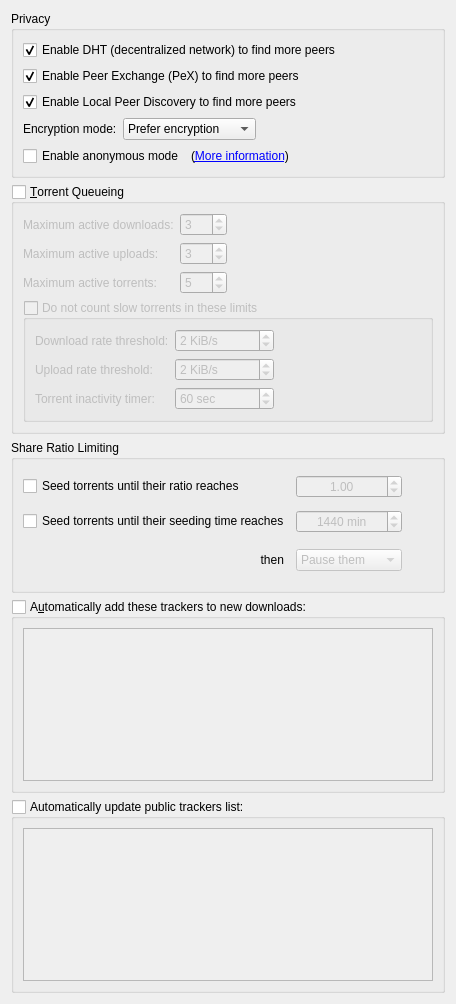
          <widget class="QWidget" name="scrollAreaWidgetContents_4">
           <property name="geometry">
            <rect>
             <x>0</x>
             <y>0</y>
             <width>456</width>
             <height>912</height>
            </rect>
           </property>
           <layout class="QVBoxLayout" name="verticalLayout_7">
            <item>
             <widget class="QGroupBox" name="AddBTFeaturesBox">
              <property name="title">
               <string>Privacy</string>
              </property>
              <layout class="QVBoxLayout" name="verticalLayout_14">
               <item>
                <widget class="QCheckBox" name="checkDHT">
                 <property name="text">
                  <string>Enable DHT (decentralized network) to find more peers</string>
                 </property>
                 <property name="checked">
                  <bool>true</bool>
                 </property>
                </widget>
               </item>
               <item>
                <widget class="QCheckBox" name="checkPeX">
                 <property name="toolTip">
                  <string>Exchange peers with compatible Bittorrent clients (µTorrent, Vuze, ...)</string>
                 </property>
                 <property name="text">
                  <string>Enable Peer Exchange (PeX) to find more peers</string>
                 </property>
                 <property name="checked">
                  <bool>true</bool>
                 </property>
                </widget>
               </item>
               <item>
                <widget class="QCheckBox" name="checkLSD">
                 <property name="toolTip">
                  <string>Look for peers on your local network</string>
                 </property>
                 <property name="text">
                  <string>Enable Local Peer Discovery to find more peers</string>
                 </property>
                 <property name="checked">
                  <bool>true</bool>
                 </property>
                </widget>
               </item>
               <item>
                <layout class="QHBoxLayout">
                 <item>
                  <widget class="QLabel" name="lbl_encryption">
                   <property name="text">
                    <string>Encryption mode:</string>
                   </property>
                  </widget>
                 </item>
                 <item>
                  <widget class="QComboBox" name="comboEncryption">
                   <item>
                    <property name="text">
                     <string>Prefer encryption</string>
                    </property>
                   </item>
                   <item>
                    <property name="text">
                     <string>Require encryption</string>
                    </property>
                   </item>
                   <item>
                    <property name="text">
                     <string>Disable encryption</string>
                    </property>
                   </item>
                  </widget>
                 </item>
                 <item>
                  <spacer>
                   <property name="orientation">
                    <enum>Qt::Horizontal</enum>
                   </property>
                   <property name="sizeHint" stdset="0">
                    <size>
                     <width>40</width>
                     <height>20</height>
                    </size>
                   </property>
                  </spacer>
                 </item>
                </layout>
               </item>
               <item>
                <layout class="QHBoxLayout" name="horizontalLayout_6">
                 <item>
                  <widget class="QCheckBox" name="checkAnonymousMode">
                   <property name="toolTip">
                    <string>Enable when using a proxy or a VPN connection</string>
                   </property>
                   <property name="text">
                    <string>Enable anonymous mode</string>
                   </property>
                  </widget>
                 </item>
                 <item>
                  <widget class="QLabel" name="label_anonymous">
                   <property name="text">
                    <string>(&lt;a href=&quot;https://github.com/qbittorrent/qBittorrent/wiki/Anonymous-Mode&quot;&gt;More information&lt;/a&gt;)</string>
                   </property>
                   <property name="openExternalLinks">
                    <bool>true</bool>
                   </property>
                  </widget>
                 </item>
                 <item>
                  <spacer name="horizontalSpacer_14">
                   <property name="orientation">
                    <enum>Qt::Horizontal</enum>
                   </property>
                   <property name="sizeHint" stdset="0">
                    <size>
                     <width>40</width>
                     <height>20</height>
                    </size>
                   </property>
                  </spacer>
                 </item>
                </layout>
               </item>
              </layout>
             </widget>
            </item>
            <item>
             <widget class="QGroupBox" name="checkEnableQueueing">
              <property name="title">
               <string>&amp;Torrent Queueing</string>
              </property>
              <property name="checkable">
               <bool>true</bool>
              </property>
              <property name="checked">
               <bool>false</bool>
              </property>
              <layout class="QGridLayout" name="gridLayout_2">
               <property name="bottomMargin">
                <number>9</number>
               </property>
               <item row="0" column="0">
                <widget class="QLabel" name="label_max_active_dl">
                 <property name="text">
                  <string>Maximum active downloads:</string>
                 </property>
                </widget>
               </item>
               <item row="0" column="1">
                <widget class="QSpinBox" name="spinMaxActiveDownloads">
                 <property name="minimum">
                  <number>-1</number>
                 </property>
                 <property name="maximum">
                  <number>999</number>
                 </property>
                 <property name="value">
                  <number>3</number>
                 </property>
                </widget>
               </item>
               <item row="1" column="0">
                <widget class="QLabel" name="label_max_active_up">
                 <property name="text">
                  <string>Maximum active uploads:</string>
                 </property>
                </widget>
               </item>
               <item row="1" column="1">
                <widget class="QSpinBox" name="spinMaxActiveUploads">
                 <property name="minimum">
                  <number>-1</number>
                 </property>
                 <property name="maximum">
                  <number>999</number>
                 </property>
                 <property name="value">
                  <number>3</number>
                 </property>
                </widget>
               </item>
               <item row="2" column="0">
                <widget class="QLabel" name="maxActiveTorrents_lbl">
                 <property name="text">
                  <string>Maximum active torrents:</string>
                 </property>
                </widget>
               </item>
               <item row="2" column="1">
                <widget class="QSpinBox" name="spinMaxActiveTorrents">
                 <property name="minimum">
                  <number>-1</number>
                 </property>
                 <property name="maximum">
                  <number>999</number>
                 </property>
                 <property name="value">
                  <number>5</number>
                 </property>
                </widget>
               </item>
               <item row="1" column="2">
                <spacer name="horizontalSpacer_2">
                 <property name="orientation">
                  <enum>Qt::Horizontal</enum>
                 </property>
                 <property name="sizeHint" stdset="0">
                  <size>
                   <width>40</width>
                   <height>20</height>
                  </size>
                 </property>
                </spacer>
               </item>
               <item row="0" column="2">
                <spacer name="horizontalSpacer_7">
                 <property name="orientation">
                  <enum>Qt::Horizontal</enum>
                 </property>
                 <property name="sizeHint" stdset="0">
                  <size>
                   <width>40</width>
                   <height>20</height>
                  </size>
                 </property>
                </spacer>
               </item>
               <item row="2" column="2">
                <spacer name="horizontalSpacer_11">
                 <property name="orientation">
                  <enum>Qt::Horizontal</enum>
                 </property>
                 <property name="sizeHint" stdset="0">
                  <size>
                   <width>40</width>
                   <height>20</height>
                  </size>
                 </property>
                </spacer>
               </item>
               <item row="3" column="0" colspan="3">
                <widget class="QGroupBox" name="checkIgnoreSlowTorrentsForQueueing">
                 <property name="title">
                  <string>Do not count slow torrents in these limits</string>
                 </property>
                 <property name="checkable">
                  <bool>true</bool>
                 </property>
                 <property name="checked">
                  <bool>false</bool>
                 </property>
                 <layout class="QGridLayout" name="gridLayout_13">
                  <item row="2" column="2">
                   <spacer name="horizontalSpacer_21">
                    <property name="orientation">
                     <enum>Qt::Horizontal</enum>
                    </property>
                    <property name="sizeHint" stdset="0">
                     <size>
                      <width>40</width>
                      <height>20</height>
                     </size>
                    </property>
                   </spacer>
                  </item>
                  <item row="0" column="1">
                   <widget class="QSpinBox" name="spinDownloadRateForSlowTorrents">
                    <property name="suffix">
                     <string> KiB/s</string>
                    </property>
                    <property name="maximum">
                     <number>2000000</number>
                    </property>
                    <property name="value">
                     <number>2</number>
                    </property>
                   </widget>
                  </item>
                  <item row="1" column="1">
                   <widget class="QSpinBox" name="spinUploadRateForSlowTorrents">
                    <property name="suffix">
                     <string> KiB/s</string>
                    </property>
                    <property name="maximum">
                     <number>2000000</number>
                    </property>
                    <property name="value">
                     <number>2</number>
                    </property>
                   </widget>
                  </item>
                  <item row="1" column="0">
                   <widget class="QLabel" name="labelUploadRateForSlowTorrents">
                    <property name="text">
                     <string>Upload rate threshold:</string>
                    </property>
                   </widget>
                  </item>
                  <item row="0" column="0">
                   <widget class="QLabel" name="labelDownloadRateForSlowTorrents">
                    <property name="text">
                     <string>Download rate threshold:</string>
                    </property>
                   </widget>
                  </item>
                  <item row="0" column="2">
                   <spacer name="horizontalSpacer_9">
                    <property name="orientation">
                     <enum>Qt::Horizontal</enum>
                    </property>
                    <property name="sizeHint" stdset="0">
                     <size>
                      <width>40</width>
                      <height>20</height>
                     </size>
                    </property>
                   </spacer>
                  </item>
                  <item row="1" column="2">
                   <spacer name="horizontalSpacer_15">
                    <property name="orientation">
                     <enum>Qt::Horizontal</enum>
                    </property>
                    <property name="sizeHint" stdset="0">
                     <size>
                      <width>40</width>
                      <height>20</height>
                     </size>
                    </property>
                   </spacer>
                  </item>
                  <item row="2" column="1">
                   <widget class="QSpinBox" name="spinSlowTorrentsInactivityTimer">
                    <property name="suffix">
                     <string extracomment="seconds"> sec</string>
                    </property>
                    <property name="minimum">
                     <number>1</number>
                    </property>
                    <property name="maximum">
                     <number>999999</number>
                    </property>
                    <property name="value">
                     <number>60</number>
                    </property>
                   </widget>
                  </item>
                  <item row="2" column="0">
                   <widget class="QLabel" name="labelSlowTorrentInactivityTimer">
                    <property name="text">
                     <string>Torrent inactivity timer:</string>
                    </property>
                   </widget>
                  </item>
                 </layout>
                </widget>
               </item>
              </layout>
             </widget>
            </item>
            <item>
             <widget class="QGroupBox" name="ratioBox">
              <property name="title">
               <string>Share Ratio Limiting</string>
              </property>
              <layout class="QGridLayout" name="gridLayout_91">
               <item row="0" column="0" rowspan="3" colspan="3">
                <widget class="QCheckBox" name="checkMaxRatio">
                 <property name="text">
                  <string>Seed torrents until their ratio reaches</string>
                 </property>
                </widget>
               </item>
               <item row="1" column="6" rowspan="2">
                <spacer name="horizontalSpacer_161">
                 <property name="orientation">
                  <enum>Qt::Horizontal</enum>
                 </property>
                 <property name="sizeHint" stdset="0">
                  <size>
                   <width>109</width>
                   <height>20</height>
                  </size>
                 </property>
                </spacer>
               </item>
               <item row="4" column="2">
                <widget class="QLabel" name="label">
                 <property name="text">
                  <string>then</string>
                 </property>
                 <property name="alignment">
                  <set>Qt::AlignRight|Qt::AlignTrailing|Qt::AlignVCenter</set>
                 </property>
                </widget>
               </item>
               <item row="4" column="6">
                <spacer name="horizontalSpacer_20">
                 <property name="orientation">
                  <enum>Qt::Horizontal</enum>
                 </property>
                 <property name="sizeHint" stdset="0">
                  <size>
                   <width>121</width>
                   <height>28</height>
                  </size>
                 </property>
                </spacer>
               </item>
               <item row="4" column="1">
                <spacer name="horizontalSpacer_171">
                 <property name="orientation">
                  <enum>Qt::Horizontal</enum>
                 </property>
                 <property name="sizeHint" stdset="0">
                  <size>
                   <width>100</width>
                   <height>42</height>
                  </size>
                 </property>
                </spacer>
               </item>
               <item row="3" column="6">
                <spacer name="horizontalSpacer_191">
                 <property name="orientation">
                  <enum>Qt::Horizontal</enum>
                 </property>
                 <property name="sizeHint" stdset="0">
                  <size>
                   <width>40</width>
                   <height>20</height>
                  </size>
                 </property>
                </spacer>
               </item>
               <item row="3" column="4">
                <widget class="QSpinBox" name="spinMaxSeedingMinutes">
                 <property name="enabled">
                  <bool>false</bool>
                 </property>
                 <property name="alignment">
                  <set>Qt::AlignCenter</set>
                 </property>
                 <property name="suffix">
                  <string extracomment="minutes"> min</string>
                 </property>
                 <property name="maximum">
                  <number>9999999</number>
                 </property>
                 <property name="value">
                  <number>1440</number>
                 </property>
                </widget>
               </item>
               <item row="1" column="4">
                <widget class="QDoubleSpinBox" name="spinMaxRatio">
                 <property name="enabled">
                  <bool>false</bool>
                 </property>
                 <property name="alignment">
                  <set>Qt::AlignHCenter</set>
                 </property>
                 <property name="minimum">
                  <double>0.000000000000000</double>
                 </property>
                 <property name="maximum">
                  <double>9998.000000000000000</double>
                 </property>
                 <property name="singleStep">
                  <double>0.050000000000000</double>
                 </property>
                 <property name="value">
                  <double>1.000000000000000</double>
                 </property>
                </widget>
               </item>
               <item row="3" column="0" colspan="4">
                <widget class="QCheckBox" name="checkMaxSeedingMinutes">
                 <property name="text">
                  <string>Seed torrents until their seeding time reaches</string>
                 </property>
                </widget>
               </item>
               <item row="4" column="4">
                <widget class="QComboBox" name="comboRatioLimitAct">
                 <property name="enabled">
                  <bool>false</bool>
                 </property>
                 <item>
                  <property name="text">
                   <string>Pause them</string>
                  </property>
                 </item>
                 <item>
                  <property name="text">
                   <string>Remove them</string>
                  </property>
                 </item>
                </widget>
               </item>
              </layout>
             </widget>
            </item>
            <item>
             <widget class="QGroupBox" name="checkEnableAddTrackers">
              <property name="sizePolicy">
               <sizepolicy hsizetype="Preferred" vsizetype="Preferred">
                <horstretch>0</horstretch>
                <verstretch>0</verstretch>
               </sizepolicy>
              </property>
              <property name="title">
               <string>A&amp;utomatically add these trackers to new downloads:</string>
              </property>
              <property name="checkable">
               <bool>true</bool>
              </property>
              <property name="checked">
               <bool>false</bool>
              </property>
              <layout class="QGridLayout" name="gridLayout_16">
               <item row="0" column="0">
                <widget class="QPlainTextEdit" name="textTrackers">
                 <property name="enabled">
                  <bool>true</bool>
                 </property>
                 <property name="minimumSize">
                  <size>
                   <width>0</width>
                   <height>153</height>
                  </size>
                 </property>
                 <property name="focusPolicy">
                  <enum>Qt::StrongFocus</enum>
                 </property>
                </widget>
               </item>
              </layout>
             </widget>
            </item>
            <item>
             <widget class="QGroupBox" name="checkAutoUpdateTrackers">
              <property name="title">
               <string>Automatically update public trackers list:</string>
              </property>
              <property name="checkable">
               <bool>true</bool>
              </property>
              <property name="checked">
               <bool>false</bool>
              </property>
              <layout class="QGridLayout" name="gridLayout_14">
               <property name="leftMargin">
                <number>9</number>
               </property>
               <property name="topMargin">
                <number>9</number>
               </property>
               <property name="rightMargin">
                <number>9</number>
               </property>
               <property name="bottomMargin">
                <number>9</number>
               </property>
               <item row="0" column="0">
                <widget class="QPlainTextEdit" name="textPublicTrackers">
                 <property name="enabled">
                  <bool>true</bool>
                 </property>
                 <property name="minimumSize">
                  <size>
                   <width>0</width>
                   <height>153</height>
                  </size>
                 </property>
                 <property name="readOnly">
                  <bool>true</bool>
                 </property>
                </widget>
               </item>
              </layout>
             </widget>
            </item>
            <item>
             <spacer name="verticalSpacer_8">
              <property name="orientation">
               <enum>Qt::Vertical</enum>
              </property>
              <property name="sizeHint" stdset="0">
               <size>
                <width>20</width>
                <height>40</height>
               </size>
              </property>
             </spacer>
            </item>
           </layout>
          </widget>
